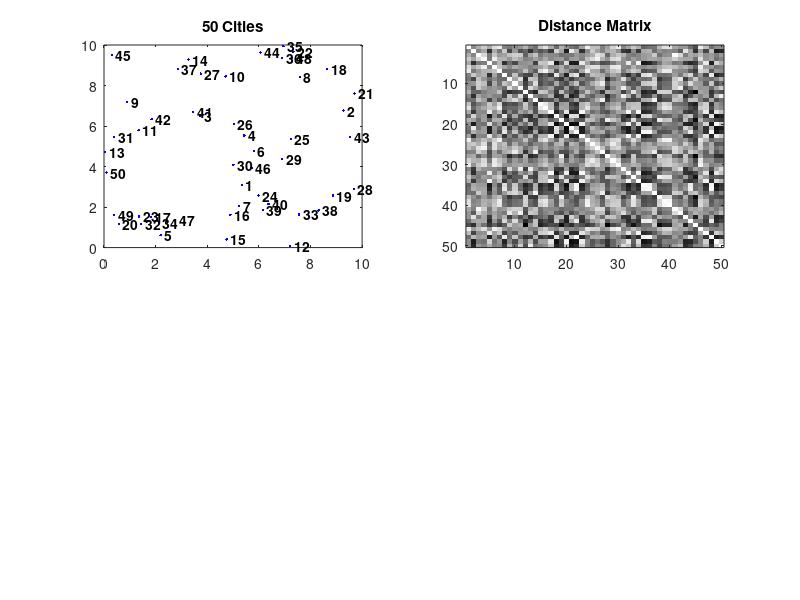

This figure's MATLAB source: (Note: this script raises an error after producing the figure.)
function varargout=tsp_ga(varargin)
% the function tsp ga finds a (near) optimal solution
% to the Traveling
% Salesman Problem by setting up a Genetic Algorithm
% (GA) to search for the
% shortest path (least distance needed to travel to
% each city exactly once)

% -- Declare the parameters used in TSP
narginchk(0, 9);
num_cities=50;
cities=10*rand(num_cities, 2);
pop_size=100;
num_iter=500;
mutate_rate=0.85;
show_progress=1;
show_results=0;

% -- Declare the Process Inputs
cities_flag=0;
option_flag=0;
for var=varargin
    if option_flag
        if ~isfloat(var{1}), error(['Invalid value for option' ...
                upper(option)]);
        end
        switch option
            case 'popsize', pop_size=4*ceil(real(var{1}(1))/4);
                option_flag=0;
            case 'mrate', mutate_rate=min(abs(real(var{1}(1))), 1);
                option_flag=0;
            case 'numiter', num_iter=round(real(var{1}(1)));
                option_flag=0;
            otherwise, error(['Invalid option ' upper(option)])
        end
    elseif ischar(var{1})
        switch lower(var{1})
            case '-noplot', show_progress=0;
            case '-results', show_results=1;
            otherwise, option=lower(var{1}); option_flag=1;
        end
    elseif isfloat(var{1})
        if cities_flag
            error('CITIES or NUM CITIES may be specified, but not both');
        end
        if length(var{1})==1
            num_cities=round(real(var{1}));
            if num_cities < 2
                error('NUM CITIES must be an integer greater than 1');
            end
            cities=10*rand(num_cities, 2); cities_flag=1;
        else
            cities=real(var{1});
            [num_cities, nc]=size(cities); cities_flag=1;
            if or(num_cities < 2, nc ~=2)
                error('CITIES must be an Nx2 matrix of floats, with N > 1')
            end
        end
    else
        error('Invalid input argument.')
    end
end

% -- Construction of the Distance Matrix by using Distance measurement
% -- formula
dist_matx=zeros(num_cities);
for ii=2:num_cities
    for jj=1:ii-1
        dist_matx(ii, jj)=sqrt(sum((cities(ii, :)-cities(jj,:)).^2));
        dist_matx(jj, ii)=dist_matx(ii, jj);
    end
end

% -- The cities and the distance matrix are plotted. The plot is shown in
% -- Figure 3.20
if show_progress
    figure(1)
    subplot(2, 2, 1)
    plot(cities(:,1), cities(:,2), 'b.')
    if num_cities < 75
        for c=1:num_cities
            text(cities(c, 1), cities(c, 2), [' ' num2str(c)], 'Color', ...
            'k', 'FontWeight', 'b')
        end
    end
    title([num2str(num_cities) ' Cities'])
    subplot(2, 2, 2)
    imagesc(dist_matx)
    title('Distance Matrix')
    colormap(flipud(gray))
end

% -- Initalize Population in a random manner
pop=zeros(pop_size, num_cities);
pop(1, :)=(1:num_cities);
for k=2:pop_size
    pop(k, :)=randperm(num_cities);
end

% -- Calculation of the best route
if num_cities < 25
    display_rate=1;
else
    display_rate=10;
end
fitness=zeros(1, pop_size);
best_fitness=zeros(1, num_iter);
for iter=1:num_iter
    for p=1:pop_size
        d=dist_matx(pop(p, 1), pop(p, num_cities));
        for city=2:num_cities
            d=d+dist_matx(pop(p, city-1), pop(p, city));
        end
        fitness(p)=d;
    end
    [best_fitness(iter), index]=min(fitness);
    best_route=pop(index, :);
    if and(show_progress, ~mod(iter, display_rate))
        figure(1)
        subplot(2, 2, 3)
        route=cities([best_route best_route(1)], :);
        plot(route(:, 1), route(:, 2)', 'b.-')
        title(['Best GA Route (dist=' num2str(best_fitness(iter)) ')'])
        subplot(2, 2, 4)
        plot(best_fitness(1:iter), 'r', 'LineWidth', 2)
        axis([1 max(2, iter) 0 max(best_fitness)*1.1])
    end
    % Genetic Algorithm Search
    pop=iteretic_algorithm(pop, fitness, mutate_rate);
end
% Plotting the best fitness. The plot is shown in
% Figure 3.20
if show_progress
    figure(1)
    subplot(2, 2, 3)
    route=cities([best_route best_route(1)], :);
    plot(route(:, 1), route(:, 2)', 'b.-')
    title(['Best GA Route (dist=' num2str(best_fitness(iter)) ')'])
    subplot(2, 2, 4)
    plot(best_fitness(1:iter), 'r', 'LineWidth', 2)
    title('Best Fitness')
    xlabel('Generation')
    ylabel('Distance')
    axis([1 max(2, iter) 0 max(best_fitness)*1.1])
end
if show_results
    figure(2)
    imagesc(dist_matx)
    title('Distance Matrix')
    colormap(flipud(gray))
    figure(3)
    plot(best_fitness(1:iter), 'r', 'LineWidth', 2)
    title('Best Fitness')
    xlabel('Generation')
    ylabel('Distance')
    axis([1 max(2, iter) 0 max(best_fitness)*1.1])
    figure(4)
    route=cities([best route best route(1)], :);
    plot(route(:, 1), route(:, 2)', 'b.-')
    for c=1:num_cities
        text(cities(c, 1), cities(c, 2), [' ' num2str(c)], 'Color', ...
            'k', 'FontWeight', 'b')
    end
    title(['Best GA Route (dist=' num2str(best_fitness(iter)) ')'])
end

[~, indx]=min(best_route);
best_ga_route=[best_route(indx:num_cities) best_route(1:indx-1)];
if best_ga_route(2) > best_ga_route(num_cities)
    best_ga_route(2:num_cities)=fliplr(best_ga_route(2:num_cities));
end
varargout{1}=cities(best_ga_route, :);
varargout{2}=best_ga_route;
varargout{3}=best_fitness(iter);

% Running examples:

% tsp_ga(20, 'popsize', 60, 'mrate', 0.75, 'numiter', 250);

% cities = 10*rand(40,2); [sorted_cities]=tsp_ga(cities, 'numiter', ...
%     1000, '-results');
